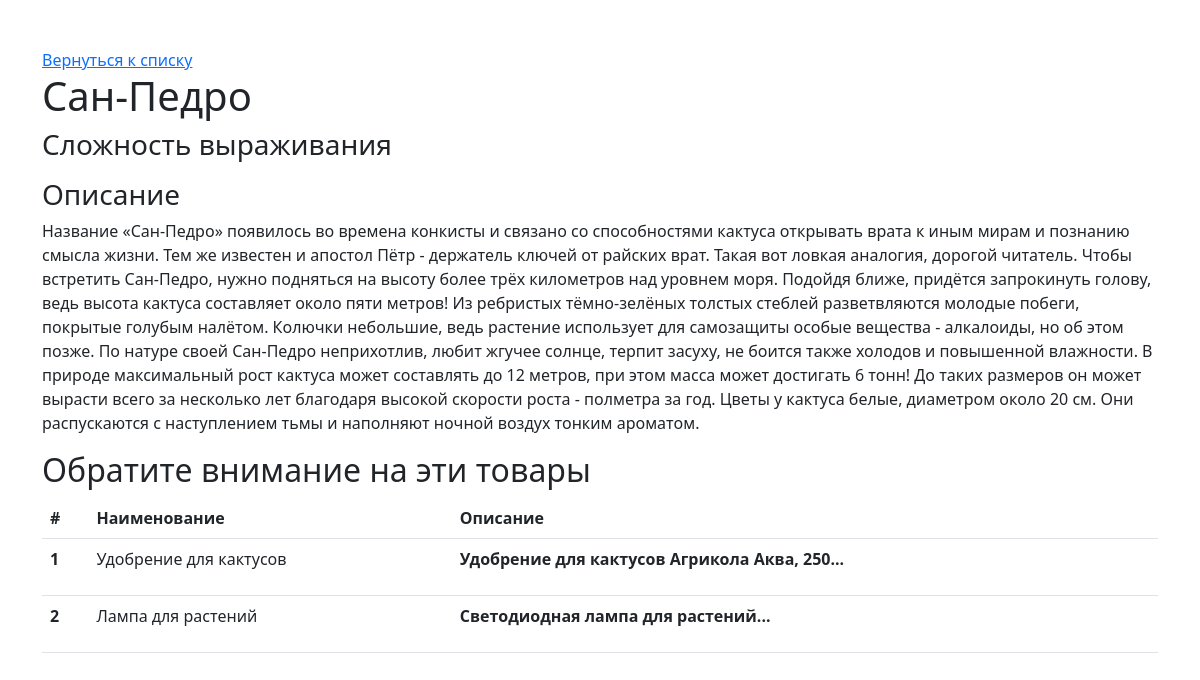
The app's page /route/1, older data.
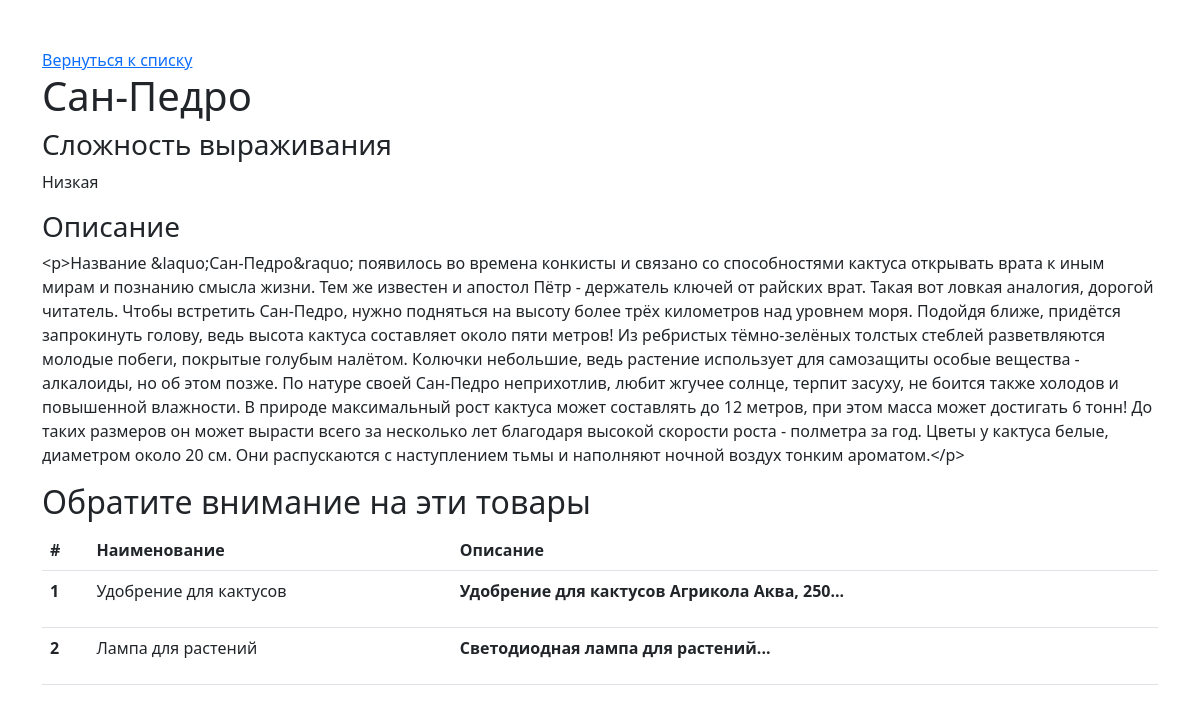
The same page, newer data.
### app.py (models this page shows, shortened)
class Cactus(db.Model):
    LOW = 'Низкая'
    MEDIUM = 'Средняя'
    HIGH = 'Высокая'
    DIFFICULTY = (
        ('1', LOW),
        ('2', MEDIUM),
        ('3', HIGH),
    )
    id = db.Column(db.Integer, primary_key=True)
    name = db.Column(db.String(80), unique=True, nullable=False)
    description = db.Column(db.Text(), nullable=False)
    image = db.Column(db.Unicode(128), nullable=False)
    difficulty = db.Column(ChoiceType(DIFFICULTY), nullable=True)
    products = db.relationship('RelatedProduct', backref='cactus', lazy=True)

class RelatedProduct(db.Model):
    id = db.Column(db.Integer, primary_key=True)
    name = db.Column(db.String(80), unique=True, nullable=False)
    description = db.Column(db.Text(), nullable=False)
    image = db.Column(db.Unicode(128), nullable=False)
    cactus_id = db.Column(db.Integer, db.ForeignKey('cactus.id'), nullable=False)

### app.py (the view)
@app.route('/route/<int:pk>')
def detail(pk):
    cactus = Cactus.query.filter_by(id=pk).first()
    if not cactus:
        raise NotFound
    return render_template('detail.html', cactus=cactus)

### templates/detail.html (shortened to what this page needs)
{% extends 'base.html' %}
{% block content %}
  <a href="{{ url_for('index') }}">Вернуться к списку</a>
  <h1>{{ cactus.name }}</h1>
  <h3>Сложность выраживания</h3>
  <p>{{ cactus.difficulty.value }}</p>
  <h3>Описание</h3>
  <p>{{ cactus.description }}</p>
  <h2>Обратите внимание на эти товары</h2>
  <table class="table">
    <thead>
    <tr>
      <th scope="col">#</th>
      <th scope="col">Наименование</th>
      <th scope="col">Описание</th>
    </tr>
    </thead>
    <tbody>
    {% for product in cactus.products %}
      <tr>
        <th scope="row">{{ product.id }}</th>
        <td>{{ product.name }}</td>
        <td>{{ product.description|truncate(64)|safe }}</td>
      </tr>
    {% endfor %}
    </tbody>
  </table>
{% endblock %}

### templates/base.html (shortened to what this page needs)
<!doctype html>
<html lang="ru">
<head>
  <link href="https://cdn.jsdelivr.net/npm/bootstrap@5.2.0-beta1/dist/css/bootstrap.min.css" rel="stylesheet">
</head>
<body>
  <div class="container mt-5">
    {% block content %}{% endblock %}
  </div>
</body>
</html>

Row changes from the older to the newer data that the page shows:
changed Cactus "Сан-Педро": difficulty.value (not shown) → "Низкая"; description "Название «Сан-Педро» появилось во времена конкисты и связано со способностями кактуса открывать врата к иным мирам и познанию смысла жизни. Тем же известен и апостол Пётр - держатель ключей от райских врат. Такая вот ловкая аналогия, дорогой читатель. Чтобы встретить Сан-Педро, нужно подняться на высоту более трёх километров над уровнем моря. Подойдя ближе, придётся запрокинуть голову, ведь высота кактуса составляет около пяти метров! Из ребристых тёмно-зелёных толстых стеблей разветвляются молодые побеги, покрытые голубым налётом. Колючки небольшие, ведь растение использует для самозащиты особые вещества - алкалоиды, но об этом позже. По натуре своей Сан-Педро неприхотлив, любит жгучее…" → "<p>Название &laquo;Сан-Педро&raquo; появилось во времена конкисты и связано со способностями кактуса открывать врата к иным мирам и познанию смысла жизни. Тем же известен и апостол Пётр - держатель ключей от райских врат. Такая вот ловкая аналогия, дорогой читатель. Чтобы встретить Сан-Педро, нужно подняться на высоту более трёх километров над уровнем моря. Подойдя ближе, придётся запрокинуть голову, ведь высота кактуса составляет около пяти метров! Из ребристых тёмно-зелёных толстых стеблей разветвляются молодые побеги, покрытые голубым налётом. Колючки небольшие, ведь растение использует для самозащиты особые вещества - алкалоиды, но об этом позже. По натуре своей Сан-Педро неприхотлив,…"
